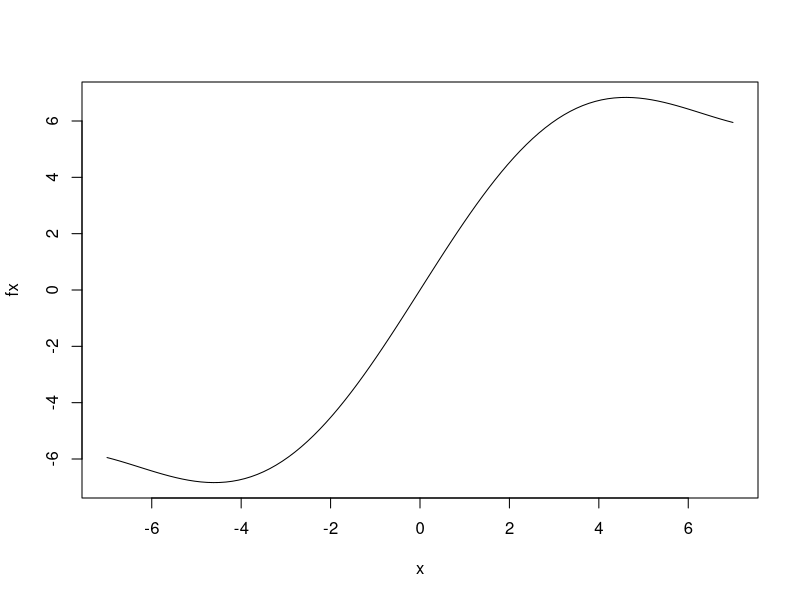

This figure's R source:
#Creating functions with R
fx<-function(x){return (3*sin(x/2)+x)}
print(fx(0))
print(fx(-1))
print(fx(pi))
plot(fx, -7,7)